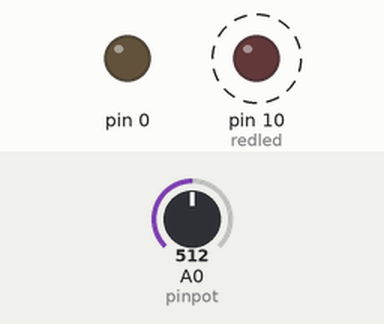
Bench run of a sketch on a simulated Arduino Uno, built with avr-gcc and run on an emulated ATmega328P. Parts: output pins drawn as LEDs (lit = HIGH). Dashed ring = blinking. Inputs (shaded band) come from the test bench; at power-on: A0 (pinpot) = 512.

Above: at 1.8 s.
1.9 s: A0 (pinpot) set to 306
At 2.2 s:
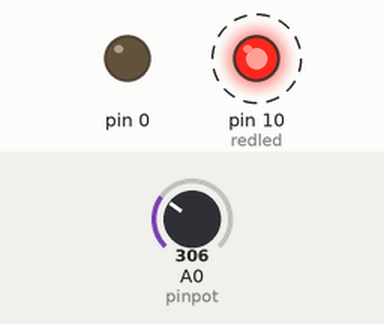
5.4 s: A0 (pinpot) set to 122
At 5.57 s:
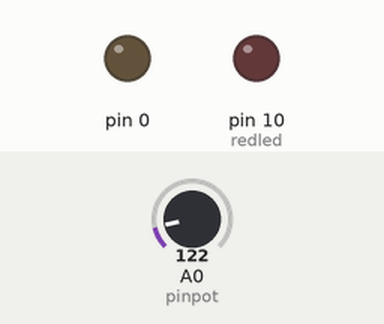
Timing chart, 0 to 14.9 s (numbered marks = the images above; inputs shaded):
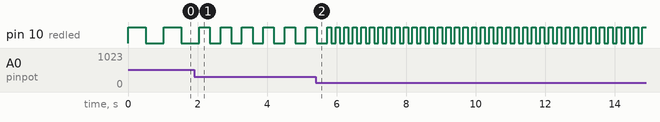

Measured:
- after the input at 1.9 s, pin 10 (redled): alternates HIGH for 0.31 s and LOW for 0.31 s, starting after 0.46 s
- by itself, pin 10 (redled): alternates HIGH for 0.51 s and LOW for 0.51 s

The sketch:

dividers_try_1_comments.ino
```cpp
int pinpot=A0;
int redled=10;
int Readvalue;
float Writevalue;
float voltage;
void setup() {
  pinMode(pinpot,INPUT);
  pinMode(redled,OUTPUT);
  // put your setup code here, to run once:

}

void loop() {
  Readvalue=analogRead(pinpot); //read potentiometer
  Writevalue=(255./1023)*Readvalue; //mappedvalue
  voltage=(5./1023)*Readvalue; // scale
  analogWrite(Readvalue,Writevalue); // write led at a varying brightness
  Serial.print("tpinvalue"); // read from specific led
  Serial.print(Readvalue);
  Serial.print(" ");
  Serial.print("mapped values");
  Serial.print(" ");
  Serial.print("Writevalue");
  Serial.print(" ");
  Serial.print("Write value");
  Serial.print(" ");
  Serial.println(voltage);
  digitalWrite(redled,HIGH); //on
  delay(Readvalue); // determine value
  digitalWrite(redled,LOW); //off
  delay(Readvalue);

  // put your main code here, to run repeatedly:

}
```
